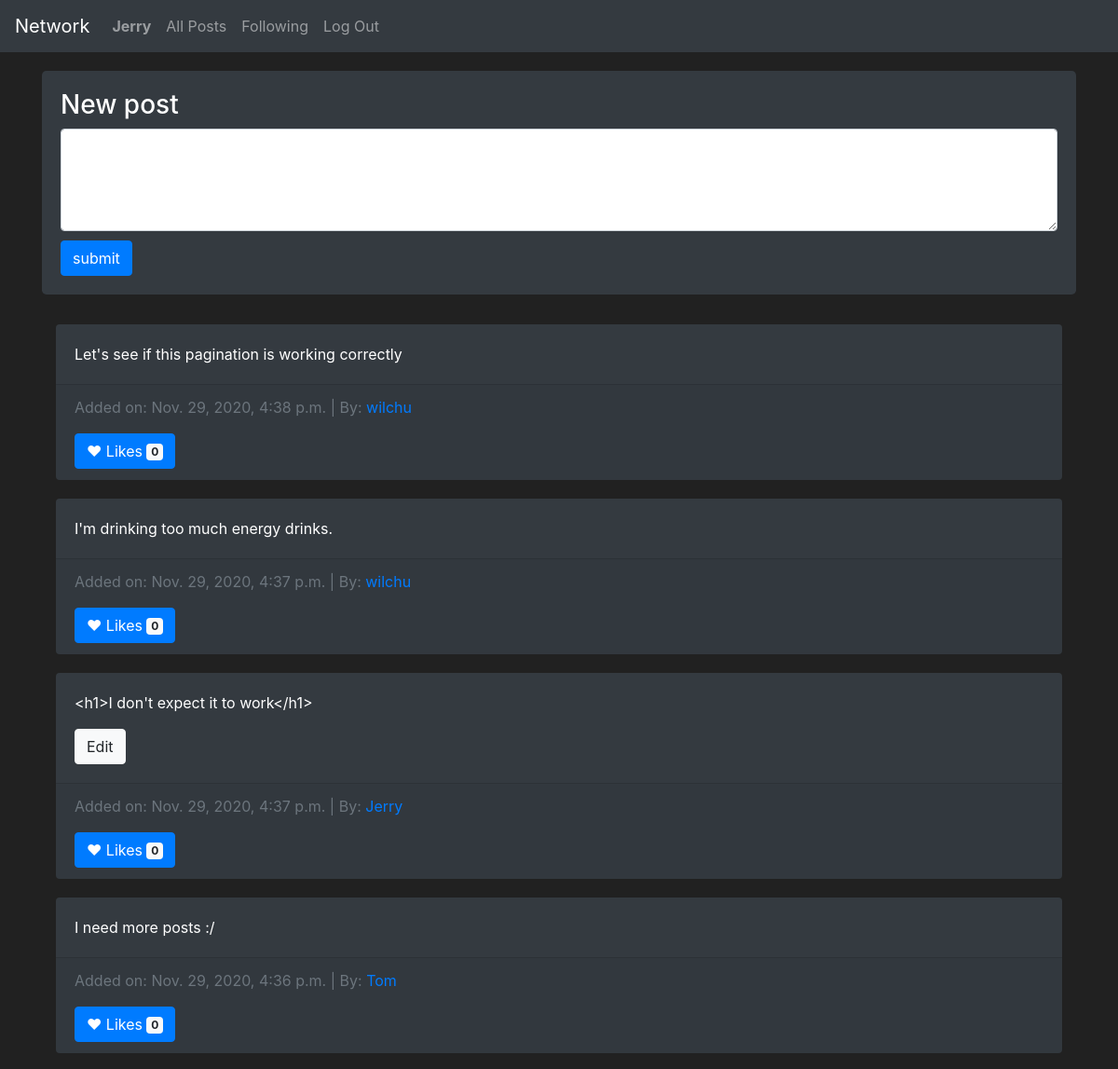
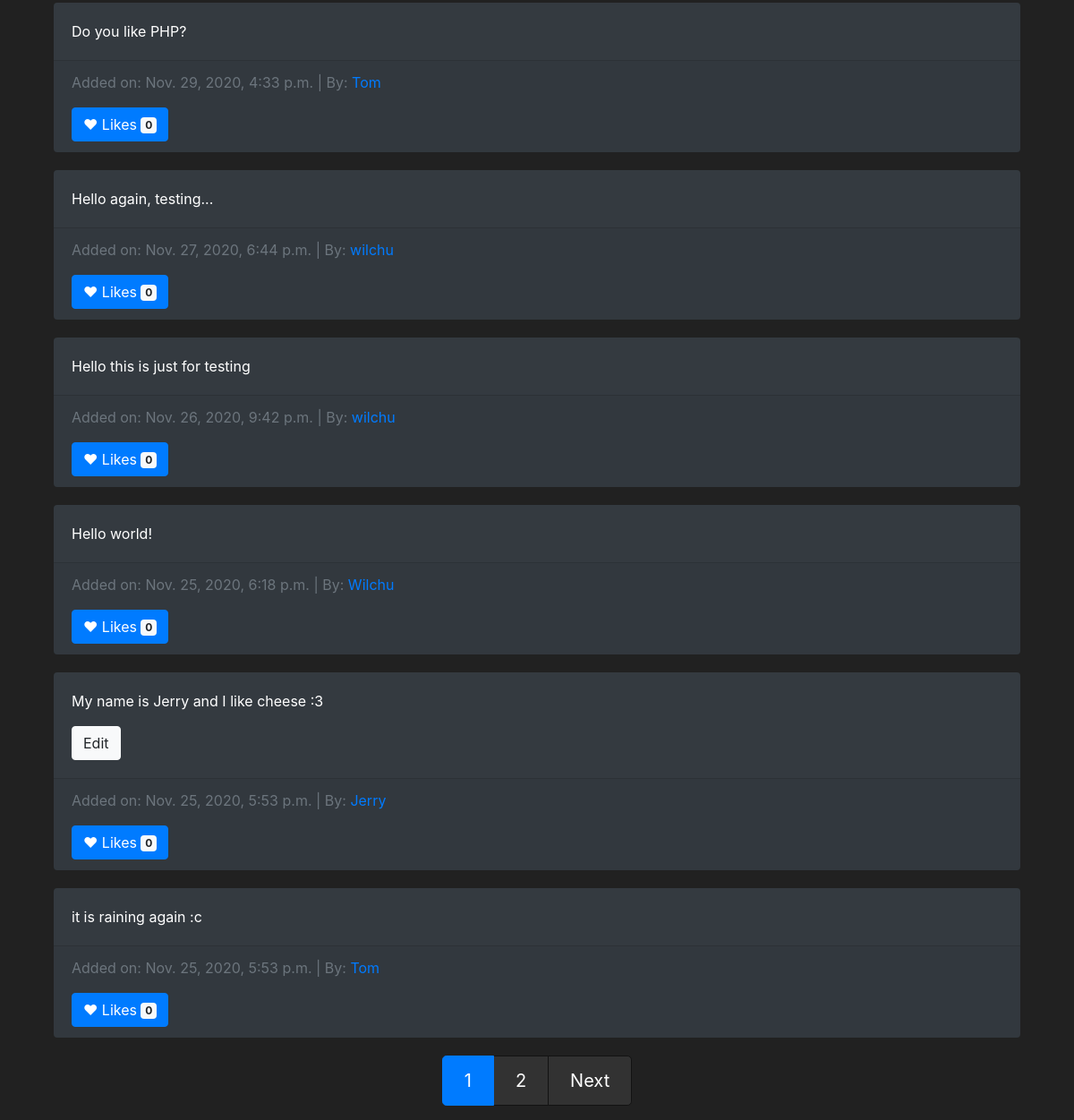
Page / (signed in) on the committed database (2 pictures, top to bottom).
### network/models.py (models this page shows, shortened)
class User(AbstractUser):
    followers = models.IntegerField(default=0)
    following = models.IntegerField(default=0)

class Posts(models.Model):
    post_owner = models.ForeignKey(User, on_delete=models.CASCADE, related_name="post_owner")
    post_content = models.CharField(max_length=2000)
    post_likes = models.IntegerField(default=0)
    post_date = models.DateTimeField(auto_now_add=True)

### network/views.py (the view, shortened to what this page needs)
# urls.py: path("", views.index, name="index"),
def index(request):
    all_posts = Posts.objects.all().order_by('-post_date')
    page = pagination(request, all_posts, 10)
    return render(request, "network/index.html", {
        "all_posts": page
    })

### network/views.py (called while the page is built)
def pagination(request, data_object, results):
    paginator = Paginator(data_object, results)
    try:
        paginator_result = paginator.page(request.GET.get('page', 1))
    except EmptyPage:
        paginator_result = paginator.page(1)
    return paginator_result

### network/templates/network/index.html (shortened to what this page needs)
{% extends "network/layout.html" %}
{% block body %}
    {% if user.is_authenticated %}
      <section>
          <div class="jumbotron bg-dark text-white">
              <header>
                  <h3>New post</h3>
              </header>
              <form action="{% url 'index' %}" method="POST">
                  <textarea class="form-control" name="post_content" rows="4"></textarea>
                  <input type="submit" class="btn btn-primary" style="margin-top: 10px;" value="submit">
              </form>
          </div>
        </section>
    {% endif %}
    <section>
        <div class="container">
            {% for post in all_posts %}
            <div class="card bg-dark text-white">
                <div class="card-body">
                  <p class="card-text">{{ post.post_content }}</p>
                  {% if user == post.post_owner %}
                    <button type="button" data-postid="{{ post.id }}" class="btn btn-light btn-edit">Edit</button>
                  {% endif %}
                </div>
                <div class="card-footer text-muted">
                  <p>Added on: {{ post.post_date }} | By: <a href="{% url 'profil' post.post_owner.id %}">{{ post.post_owner }}</a></p>
                  <button type="button" class="btn btn-primary like" data-postid="{{ post.id }}">
                    &hearts; Likes <span class="badge badge-light">{{ post.post_likes }}</span>
                  </button>
                </div>
              </div>
            {% endfor %}
        </div>
    </section>
    <section style="margin-top: 20px;">
      <nav aria-label="Posts pagination">
        <ul class="pagination justify-content-center pagination-lg">
          {% for page in all_posts.paginator.page_range %}
            <li class="page-item {% if page == all_posts.number %} active {% endif %}">
              <a class="page-link" href="{% url 'index' %}?page={{ page }}">{{ page }}</a>
            </li>
          {% endfor %}
          {% if all_posts.has_next %}
            <li class="page-item">
              <a class="page-link" href="{% url 'index' %}?page={{ all_posts.next_page_number }}">Next</a>
            </li>
          {% endif %}
        </ul>
      </nav>
    </section>
{% endblock %}

### network/templates/network/layout.html (shortened to what this page needs)
{% load static %}
<!DOCTYPE html>
<html lang="en">
    <head>
        <link rel="stylesheet" href="https://stackpath.bootstrapcdn.com/bootstrap/4.4.1/css/bootstrap.min.css">
        <link href="{% static 'network/styles.css' %}" rel="stylesheet">
    </head>
    <body>
        <nav class="navbar navbar-expand-lg navbar-dark bg-dark">
            <a class="navbar-brand" href="#">Network</a>
            <div>
              <ul class="navbar-nav mr-auto">
                {% if user.is_authenticated %}
                    <li class="nav-item">
                        <a class="nav-link" href="{% url 'profil' user.id %}"><strong>{{ user.username }}</strong></a>
                    </li>
                {% endif %}
                <li class="nav-item">
                  <a class="nav-link" href="{% url 'index' %}">All Posts</a>
                </li>
                {% if user.is_authenticated %}
                    <li class="nav-item">
                        <a class="nav-link" href="{% url 'following' %}">Following</a>
                    </li>
                    <li class="nav-item">
                        <a class="nav-link" href="{% url 'logout' %}">Log Out</a>
                    </li>
                {% endif %}
              </ul>
            </div>
          </nav>
        <div class="body container">
            {% block body %}
            {% endblock %}
        </div>
    </body>
</html>

### network/static/network/styles.css (style rules this page uses)
body { background-color: #212121; color: #fff !important; }
.jumbotron { margin-top: 20px; padding: 20px; }
.card { margin-top: 20px; border: none; }
.page-link { color: #fff; background-color: #323232; border-color: #121212; }

### rows in the picture
User: username "Jerry"
Posts: post_content "Let's see if this pagination is working correctly", post_date "Nov. 29, 2020, 4:38 p.m.", post_owner "wilchu", post_likes "0"
Posts: post_content "I'm drinking too much energy drinks.", post_date "Nov. 29, 2020, 4:37 p.m.", post_owner "wilchu", post_likes "0"
Posts: post_content "<h1>I don't expect it to work</h1>", post_date "Nov. 29, 2020, 4:37 p.m.", post_owner "Jerry", post_likes "0"
Posts: post_content "I need more posts :/", post_date "Nov. 29, 2020, 4:36 p.m.", post_owner "Tom", post_likes "0"
Posts: post_content "Do you like PHP?", post_date "Nov. 29, 2020, 4:33 p.m.", post_owner "Tom", post_likes "0"
Posts: post_content "Hello again, testing...", post_date "Nov. 27, 2020, 6:44 p.m.", post_owner "wilchu", post_likes "0"
Posts: post_content "Hello this is just for testing", post_date "Nov. 26, 2020, 9:42 p.m.", post_owner "wilchu", post_likes "0"
Posts: post_content "Hello world!", post_date "Nov. 25, 2020, 6:18 p.m.", post_owner "Wilchu", post_likes "0"
Posts: post_content "My name is Jerry and I like cheese :3", post_date "Nov. 25, 2020, 5:53 p.m.", post_owner "Jerry", post_likes "0"
Posts: post_content "it is raining again :c", post_date "Nov. 25, 2020, 5:53 p.m.", post_owner "Tom", post_likes "0"

### other values in the picture
{{ page }} "1" "2"
